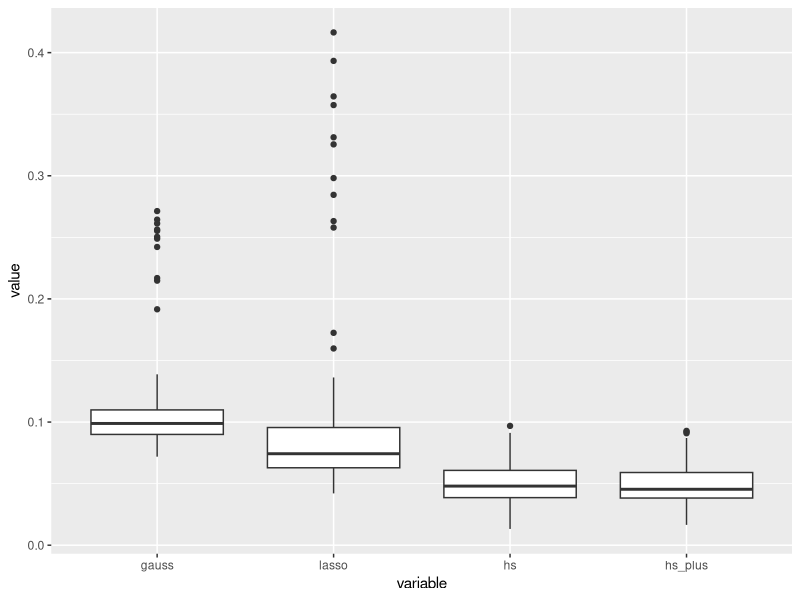
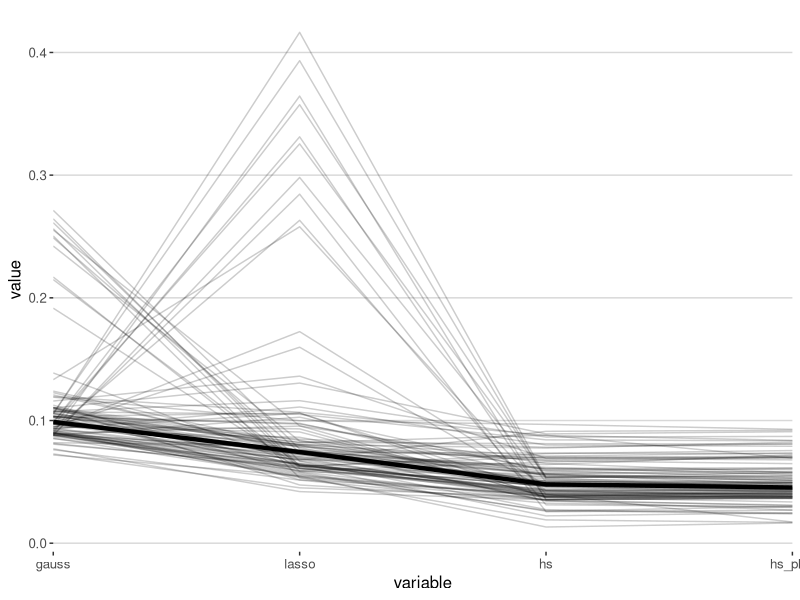
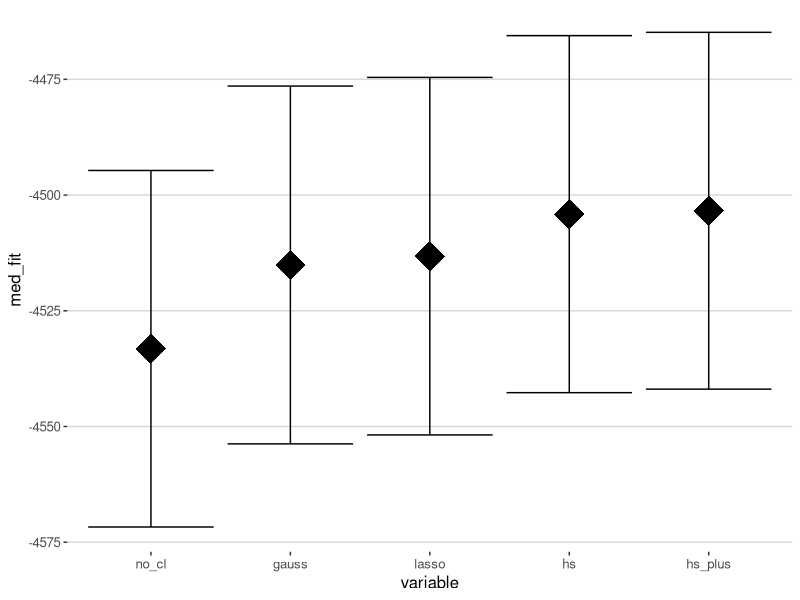
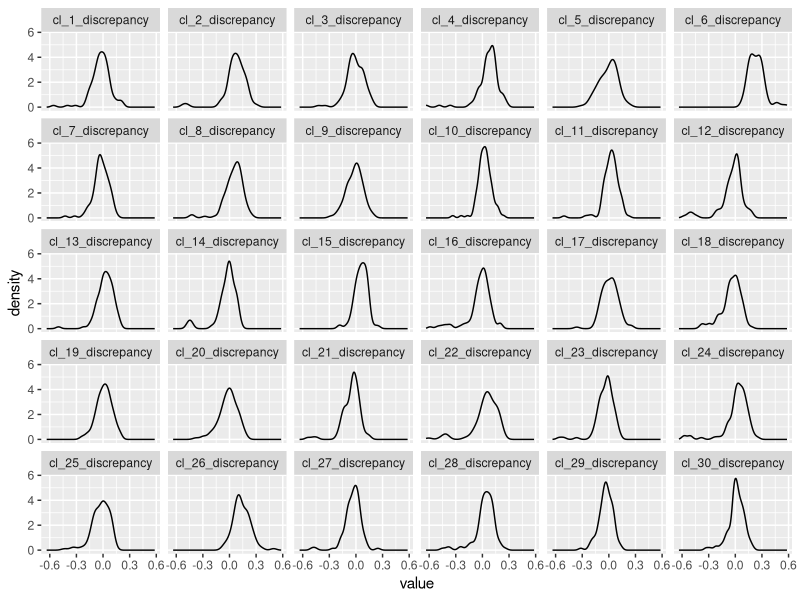

The R source for these figures, in order:
#### analysis of BSEM simulation results
library(dplyr)
library(reshape2)
library(ggplot2)
library(GGally)
library(ggthemes)

#### sparse case ####

# read data
sparse_gauss <- read.csv("sim_results/sparse_gaus.csv")
sparse_lasso <- read.csv("sim_results/sparse_lasso.csv")
sparse_hs <- read.csv("sim_results/sparse_hs.csv")
sparse_hs_plus <- read.csv("sim_results/sparse_hs_plus.csv")
sparse_no_cl <- read.csv("sim_results/sparse_no_cl.csv")

# prepare cl estimates bias data
sparse_cl_bias <- data.frame(gauss = sparse_gauss  %>% select(RMSE),
                             lasso = sparse_lasso  %>% select(RMSE), 
                             hs = sparse_hs  %>% select(RMSE),
                             hs_plus = sparse_hs_plus  %>% select(RMSE))

# name columns
names(sparse_cl_bias) <- c("gauss", "lasso", "hs", "hs_plus")

# long form for plotting
sparse_cl_bias_long <- sparse_cl_bias %>% melt()

# ggplot box plot
sparse_cl_bias %>% melt() %>% 
  ggplot(aes(x = variable, y = value)) +
  geom_boxplot()

## para-coord plot of cl bias
ggparcoord(sparse_cl_bias, alphaLines = .2, scale = 'globalminmax') + 
  stat_summary(fun.y=median, aes(group = 1), 
               colour='black', geom='line',
               size = 1.5) + theme_hc() +
  scale_x_discrete(expand=c(0,0))

# prepare LOO fit data
sparse_fit <- data.frame(no_cl = sparse_no_cl  %>% select(elpd_loo), 
                             gauss = sparse_gauss  %>% select(elpd_loo),
                             lasso = sparse_lasso  %>% select(elpd_loo), 
                             hs = sparse_hs  %>% select(elpd_loo),
                             hs_plus = sparse_hs_plus  %>% select(elpd_loo))

# name columns
names(sparse_fit) <- c("no_cl", "gauss", "lasso", "hs", "hs_plus")

# make long for use
sparse_fit_long <- sparse_fit %>% melt()

# prepare LOO-SE fit data
sparse_fit_se <- data.frame(no_cl = sparse_no_cl  %>% select(elpd_loo_se), 
                         gauss = sparse_gauss  %>% select(elpd_loo_se),
                         lasso = sparse_lasso  %>% select(elpd_loo_se), 
                         hs = sparse_hs  %>% select(elpd_loo_se),
                         hs_plus = sparse_hs_plus  %>% select(elpd_loo_se))

# name columns
names(sparse_fit_se) <- c("no_cl", "gauss", "lasso", "hs", "hs_plus")

# make long for use
sparse_fit_se_long <- sparse_fit_se %>% melt()

# extract median fit
sparse_fit_plot_data <- sparse_fit_long %>% 
  group_by(variable) %>% 
  summarise(med_fit = median(value))

#extract median fit SE
temp_se_data <- sparse_fit_se_long %>% 
  group_by(variable) %>% 
  summarise(med_se = median(value))

# merge the above two datasets for plotting
sparse_fit_se_plot_data <- merge(sparse_fit_plot_data, temp_se_data)

#produe upper and lower estimates for errorbar
sparse_fit_se_plot_data <- sparse_fit_se_plot_data %>% 
  mutate(fit_upper = med_fit + med_se,
         fit_lower = med_fit - med_se)

## plot fit graph
ggplot(sparse_fit_se_plot_data, aes(x = variable, y = med_fit)) +
  geom_point(shape = 18, size = 10) +
  geom_errorbar(aes(ymin = fit_lower, ymax = fit_upper)) +
  theme_hc()





sparse_gauss  %>% melt() %>% filter(variable != 'RMSE',
                                    variable != 'elpd_loo',
                                    variable != 'elpd_loo_se',
                                    variable != 'p_loo',
                                    variable != 'p_loo_se') %>% 
  ggplot(aes(x = value)) + 
  geom_density() +
  facet_wrap('variable')



